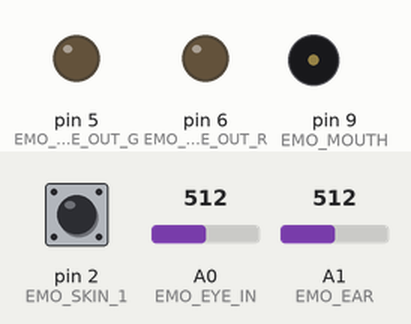
This sketch was run on a simulated Arduino Uno, built with avr-gcc and run on an emulated ATmega328P. Parts: output pins drawn as LEDs (lit = HIGH), buzzer (waves = sounding). Inputs (shaded band) come from the test bench; at power-on: A0 (EMO_EYE_IN) = 512, A1 (EMO_EAR) = 512, pin 2 (EMO_SKIN_1) HIGH. Sleep ends after the set time or at an interrupt.

Above: at 1.2 s.
1.3 s: A0 (EMO_EYE_IN) set to 593
2.8 s: A0 (EMO_EYE_IN) set to 611
At 3.2 s:
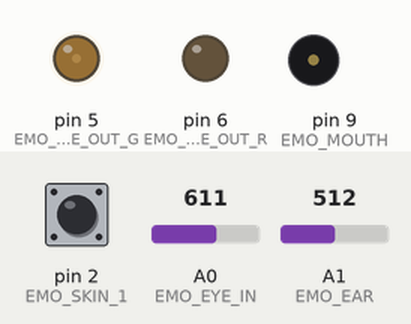
At 5.0 s:
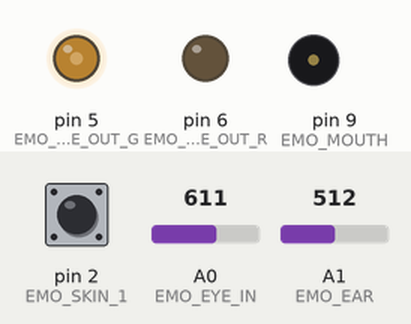
Timing chart, 0 to 5.2 s (numbered marks = the images above; inputs shaded):
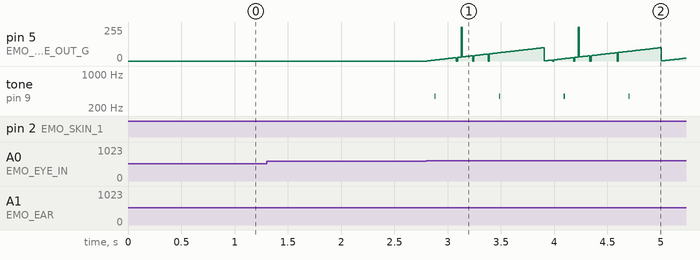

The sketch:

emo.ino
```cpp
// emo 0.1
// 待解决问题：
//     1. 电容触摸需要屏蔽中断一段时间，可能会影响任务调度器在某些时间进入中断，进而影响系统的时间精度. 不过对于现有的程序来说不需要较高的时间精度.
//     2. 电容触摸和 Arduino 的声音输出库都需要用到中断或定时器，在更换输出引脚或添加其他功能时，可能会与任务调度器产生潜在的冲突.
//
// 2014 - 02 - 04

#include "Functions.h"
#include "Scheduler.h"

void setup()
{
  // 初始化

  hardwareInit();

  Sch.init();

  Sch.addTask(emoHear, 0, 250, 1);
  Sch.addTask(emoSee, 40, 250, 1);
  Sch.addTask(emoTouch, 70, 250, 1);
  Sch.addTask(emoSay, 121, 100, 1);
  Sch.addTask(emoBlink, 13, 10, 0);

  Sch.start();
}

void loop()
{
  Sch.dispatchTasks();
}
```

Functions.cpp
```cpp
// 实现 emo 各部分功能的子程序

#include "Functions.h"
#include "Resources.h"
#include "CapacitiveSensor.h"


// 输入部分引脚
#define EMO_EAR 1    // 声音感应
#define EMO_EYE_IN 0 // 光线感应
#define EMO_SKIN_0 4 // 触摸感应引脚 1
#define EMO_SKIN_1 2 // 触摸感应引脚 2
CapacitiveSensor cs_emoSkin = CapacitiveSensor(EMO_SKIN_0,EMO_SKIN_1);  // 触摸感应对象


// 灵敏度
#define EMO_EAR_SENTIVITY 600
#define EMO_EYE_SENTIVITY 600
#define EMO_TOUCH_SENTIVITY 2000

// 输出部分引脚
#define EMO_MOUTH 9      // 声音输出
#define EMO_EYE_OUT_R 6  // 光线输出-红
#define EMO_EYE_OUT_G 5  // 光线输出-绿
#define EMO_EYE_OUT_B 4  // 光线输出-蓝

boolean emoHeard = 0;       // emo 听到了~
boolean emoSaw = 0;         // emo 看到了~
boolean emoTouched = 0;     // emo 被触摸~
boolean sensorLock = 0;     // 传感器锁，一次只能使一种传感器被触发

/************************* 输入部分 *************************/

/* 声音感应 */
void emoHear()
{
  if(0 == sensorLock && EMO_EAR_SENTIVITY < analogRead(EMO_EAR))
  {
    emoHeard = 1;
    sensorLock = 1;
  }
}

/* 光线感应 */
void emoSee()
{
  if(0 == sensorLock && EMO_EYE_SENTIVITY < analogRead(EMO_EYE_IN))
  {
    emoSaw = 1;
    sensorLock = 1;
  }

}

/* 触摸 */
void emoTouch()
{
  if(0 == sensorLock && EMO_EYE_SENTIVITY < cs_emoSkin.capacitiveSensor(30))
  {
    emoTouched = 1;
    sensorLock = 1;
  }
}

/*********************** 输入部分结束 ************************/


/************************* 输出部分 *************************/

/* 蜂鸣器 */
void emoSay()
{
  if(emoSaw)
  {
    emoSayOut(EMO_MOUTH, 1);
    emoSaw = 0;
    sensorLock = 0;
    analogWrite(EMO_EYE_OUT_G, 0);  // 顺便关灯
  }
  else if(emoTouched)
  {
    emoSayOut(EMO_MOUTH, 8);
    emoTouched = 0;
    sensorLock = 0;
    analogWrite(EMO_EYE_OUT_G, 0);  // 顺便关灯
  }
  else if(emoHeard)
  {
    emoSayOut(EMO_MOUTH, 2);
    emoHeard = 0;
    sensorLock = 0;
    analogWrite(EMO_EYE_OUT_R, 0);  // 顺便关灯
  }
}

/* 眼睛闪烁 */
void emoBlink()
{
  if(emoSaw)
  {
    analogWrite(EMO_EYE_OUT_G, emoBlink01());
  }
  else if(emoTouched)
  {
    analogWrite(EMO_EYE_OUT_G, emoBlink01());
  }
  else if(emoHeard)
  {
    analogWrite(EMO_EYE_OUT_R, emoBlink01());
  }
}
/*********************** 输出部分结束 ************************/


/************************* 其他部分 *************************/

/* 初始化 */
void hardwareInit()
{
  pinMode(EMO_EAR, INPUT);
  pinMode(EMO_EYE_IN, INPUT);
  pinMode(EMO_SKIN_0, INPUT);
  pinMode(EMO_SKIN_1, INPUT);
  pinMode(EMO_MOUTH, OUTPUT);
  pinMode(EMO_EYE_OUT_R, OUTPUT);
  pinMode(EMO_EYE_OUT_G, OUTPUT);
  pinMode(EMO_EYE_OUT_B, OUTPUT);

  cs_emoSkin.set_CS_AutocaL_Millis(0xFFFFFFFF);
}

/*********************** 其他部分结束 ************************/
```

Functions.h
```cpp
#ifndef _FUNCTIONS_H_
#define _FUNCTIONS_H_

#include "Arduino.h"

extern void emoHear();
extern void emoSee();
extern void emoTouch();

extern void emoSay();
extern void emoBlink();

extern void hardwareInit();

#endif
```

Resources.cpp
```cpp
// emo 的声音与眼睛闪烁相关的子程序

#include "Resources.h"


/*
 * emoBlink01 - emo 眼睛闪烁模式 1
 * 输出：emo 眼睛亮度
 */
uint8_t emoBlink01()
{
  static uint16_t eyeCounter;
  eyeCounter++;
  if(eyeCounter <= 25)
  {
    return eyeCounter;
  }
  else
  {
    if(26 == eyeCounter)
    {
      return 0;
    }
    else if(30 == eyeCounter)
    {
      return 255;
    }
    else if(40 == eyeCounter)
    {
      return 0;
    }
    else if(100 <= eyeCounter)
    {
      eyeCounter = 0;
    }
  }
}

/*
 * emoSayOut - emo 声音模式 1
 * 输入：emo声音输出引脚和声音模式
 */
void emoSayOut(uint8_t mPin, uint8_t var)
{
  switch (var) {
  case 1://sa jiao
    for(int i=200;i<990;i++){
      tone(mPin,i,10);
    }
    for(int i=990;i>200;i--){
      tone(mPin,i,10);
    }
    for(int i=200;i<350;i++){
      tone(mPin,i,10);
    }
    delay(500);
    break;
  case 2: // di di
    tone(mPin,900,200);
    delay(200);
    tone(mPin,900,200);
    delay(200);
    break;
  case 3: // de li
    tone(mPin,300,400);
    delay(50);
    tone(mPin,400,250);
    delay(50);
    break;
  case 4: // du da
    tone(mPin,300,500);
    delay(100);
    for(int i=300;i<500;i++){
      tone(mPin,i,5);
    }
    delay(50);
    break;
  case 5: // du~ do~~
    for(int i=450;i<650;i++){
      tone(mPin,i);
      delay(1);
    }
    noTone(mPin);
    delay(500);
    //
    for(int i=450;i< 750;i++){
      tone(mPin,i);
      delay(1);
    }
    noTone(mPin);
    delay(500);
    break;
  case 6: // du_-`~
    for(int i=1000;i<1400;i++){
      tone(mPin,i);
      delay(1);
    }
    noTone(mPin);
    delay(100);
    break;
  case 7: // di- dang-_
    tone(mPin,1200);
    delay(100);
    noTone(mPin);
    delay(100);
    for(int i=900;i>300;i--){
      tone(mPin,i);
      delay(1);
    }
    noTone(mPin);
    delay(100);
    break;
  case 8: // dang~ dang-
    tone(mPin,1100);
    delay(120);
    noTone(mPin);
    delay(100);
    tone(mPin,600);
    delay(350);
    noTone(mPin);
    delay(100);
    break;
  case 9: //u- u~
    tone(mPin,150);
    delay(400);
    noTone(mPin);
    delay(250);
    tone(mPin,200);
    delay(400);
    noTone(mPin);
    delay(100);
    break;
  case 12: // bee boo
    for(int i=300;i<400;i++){
      tone(mPin,i);
      delay(1);
    }
    tone(mPin,400);
    delay(200);
    for(int i=400;i>350;i--){
      tone(mPin,i);
      delay(1);
    }
    tone(mPin,350);
    delay(200);
    noTone(mPin);
    break;
  default: //bee bee
    tone(mPin,500,300);
    delay(400);
    tone(mPin,500,300);
    delay(400);
  }
}
```

Resources.h
```cpp
#ifndef _RESOURCE_H_
#define _RESOURCE_H_

#include "Arduino.h"

extern uint8_t emoBlink01();
extern void emoSayOut(uint8_t, uint8_t);

#endif
```

Scheduler.cpp
```cpp
// Scheduler.cpp
// A task scheduler library for arduino
// Inspired by the book: PATTERNS FOR TIME-TRIGGERED EMBEDDED SYSTEMS
//                       ISBN: 0-201-33138-1
// Created by Blanboom
// http://blanboom.org


#include <avr/sleep.h>
#include "Scheduler.h"

uint8_t g_errorCode;
Task g_Tasks[MAX_TASKS];  // Tasks array


//////////////////////////////////////////////////////////////////
// void Schedule::init(void)
// Initialize the task scheduler.
//////////////////////////////////////////////////////////////////
void Schedule::init(void)
{
  // Delete all tasks in the task array
  uint8_t i;
  for (i = 0; i < MAX_TASKS; i++)
  {
    deleteTask(i);
  }

  // Reset error code
  g_errorCode = 0;

  //Set up timer1. 1ms per interrupt
  cli(); //disable global interrupt
  TCCR1A = 0;
  TCCR1B = 0;
  TCNT1  = 0;
  OCR1A = 1999;
  TCCR1B |= (1 << WGM12);
  TCCR1B |= (1 << CS11);
  TIMSK1 |= (1 << OCIE1A);
}

//////////////////////////////////////////////////////////////////
// void Schedule::start(void)
// Start the task scheduler
//////////////////////////////////////////////////////////////////
void Schedule::start(void)
{
  sei();  //enable global interrupt
}

/////////////////////////////////////////////////////////////////
// unsigned char Schedule::addTask(void (*pFn)(), uint16_t del, uint16_t per, boolean co_op）
// Add a task
//
//    pFn    -    The task (function name) to be scheduled
//    del    -    The interval before the task is first executed
//    per    -    Repeat period of the task
//                If it is 0, it will run only once
//    co_op  -    If it is 1, it's a co-operative task
//                If it is 0, it's a pre-emptive task
//
// Return:  Task IDs, which can be used in deleteTask() function
//////////////////////////////////////////////////////////////////
unsigned char Schedule::addTask(void (*pFn)(), uint16_t del, uint16_t per, boolean co_op)
{
  uint8_t index = 0;

  // Find a gap in the array
  while ((g_Tasks[index].pTask != 0) && (index < MAX_TASKS))
  {
    index++;
  }

  if (index == MAX_TASKS)
  {
    // The task array is full.Can't add more tasks
    g_errorCode = ERROR_TOO_MANY_TASKS;
    return MAX_TASKS;
  }

  // Put the task into task array
  g_Tasks[index].pTask = pFn;

  g_Tasks[index].delay  = del;
  g_Tasks[index].period = per;

  g_Tasks[index].co_op = co_op;

  g_Tasks[index].runMe  = 0;

  return index; // Return task ID
}

/////////////////////////////////////////////////////////////////
// boolean Schedule::deleteTask(uint8_t taskIndex)
// Delete a task
//
//     taskIndex     -   ID of the task to be deleted
//
// Return:
//     RETURN_ERROR  -   Can't delete the task.
//     RETURN_NORMAL -   Succeed in deleting the task
//////////////////////////////////////////////////////////////////
boolean Schedule::deleteTask(uint8_t taskIndex)
{
  boolean returnCode;

  if (g_Tasks[taskIndex].pTask == 0)
  {
    // There is no task
    g_errorCode = ERROR_CANNOT_DELETE_TASK;
    returnCode = RETURN_ERROR;  // Return an error code
  }
  else
  {
    returnCode = RETURN_NORMAL;
  }

  g_Tasks[taskIndex].pTask   = 0;
  g_Tasks[taskIndex].delay   = 0;
  g_Tasks[taskIndex].period  = 0;

  g_Tasks[taskIndex].runMe   = 0;

  return returnCode;       // return status
}

/////////////////////////////////////////////////////////////////
// void Schedule::dispatchTasks(void)
// Run tasks
/////////////////////////////////////////////////////////////////
void Schedule::dispatchTasks(void)
{
  uint8_t index;
  for (index = 0; index < MAX_TASKS; index++)
  {
    // Run co-operative tasks only
    if ((g_Tasks[index].co_op) && (g_Tasks[index].runMe > 0))
    {
      (*g_Tasks[index].pTask)();  // Run the task

        g_Tasks[index].runMe = 0;

      // If period = 0, this task will only run once
      if (g_Tasks[index].period == 0)
      {
        g_Tasks[index].pTask = 0;  // Delete the task
      }
    }
  }
  _reportStatus();  // Report errors (if necessary)
  _goToSleep();  // Go to sleep (idle) mode
}

//////////////////////////////////////////////////////////////////
// void Schedule::_reportStatus(void)
// Report errors
// Define REPORT_ERRORS and error codes in "Scheduler.h" first
//////////////////////////////////////////////////////////////////
void Schedule::_reportStatus(void)
{
#ifdef REPORT_ERRORS
  // Put you codes to report errors
#endif
}


//////////////////////////////////////////////////////////////////
// void Schedule::_goToSleep()
// Enable sleep mode.
//////////////////////////////////////////////////////////////////
void Schedule::_goToSleep()
{
  set_sleep_mode(SLEEP_MODE_IDLE);
  sleep_enable();
  sleep_mode();
}

//////////////////////////////////////////////////////////////////
// ISR (TIMER1_COMPA_vect)
// Update task informations and run pre-emptive tasks
//////////////////////////////////////////////////////////////////
ISR (TIMER1_COMPA_vect)
{
  uint8_t index;
  for (index = 0; index < MAX_TASKS; index++)
  {
    // Check if there is a task
    if (g_Tasks[index].pTask)
    {
      if (g_Tasks[index].delay == 0)
      {
        if (g_Tasks[index].co_op)
        {
          // A co-operative task
          g_Tasks[index].runMe = 1;
        }
        else
        {
          // A pre-emptive task
          (*g_Tasks[index].pTask)();  // Run the task now

          g_Tasks[index].runMe = 0;

          // Remove the task that the period = 0
          if (g_Tasks[index].period == 0)
          {
            g_Tasks[index].pTask  = 0;
          }
        }

        if (g_Tasks[index].period)
        {
          // Schedule the task to run again
          g_Tasks[index].delay = g_Tasks[index].period;
        }
      }
      else
      {
        // Decrease the delay
        g_Tasks[index].delay -= 1;
      }
    }
  }
}
```

Scheduler.h
```cpp
// Scheduler.h
// A task scheduler library for arduino - header file
// Inspired by the book: PATTERNS FOR TIME-TRIGGERED EMBEDDED SYSTEMS
//                       ISBN: 0-201-33138-1
// Created by Blanboom
// http://blanboom.org

#ifndef SCHEDULER_H
#define SCHEDULER_H

#if ARDUINO >= 100
#include "Arduino.h"
#else
#include "WProgram.h"
#endif


#define RETURN_ERROR 0
#define RETURN_NORMAL 1

// Error codes
//#define REPORT_ERRORS // Remove "//" to enable error report
#define ERROR_TOO_MANY_TASKS (1)
#define ERROR_CANNOT_DELETE_TASK (2)

// The max number of tasks
#define MAX_TASKS   (10)

// The data structure of per task
typedef struct
{
  void (*pTask)(void);  // The task to be scheduled
  uint16_t delay;         // The interval before the task is first executed
  uint16_t period;        // Repeat period of the task
  boolean runMe;          // Is the task should be dispatched
  uint8_t co_op;          // If it is 1, it's a co-operative task
  // If it is 0, it's a pre-emptive task
}
Task;

class Schedule
{
  //Scheduler functions
private:
  void _reportStatus(void);
  void _goToSleep(void);
public:
  void init(void);
  void start(void);
  void  dispatchTasks(void);
  uint8_t addTask(void ( *)(void), uint16_t, uint16_t, boolean);
  boolean   deleteTask(uint8_t);
};

static Schedule Sch;

#endif
```

Measured:
- the behaviour switches between 600 and 601 on A0 (EMO_EYE_IN) (found by bisection; images 0 and 1)
